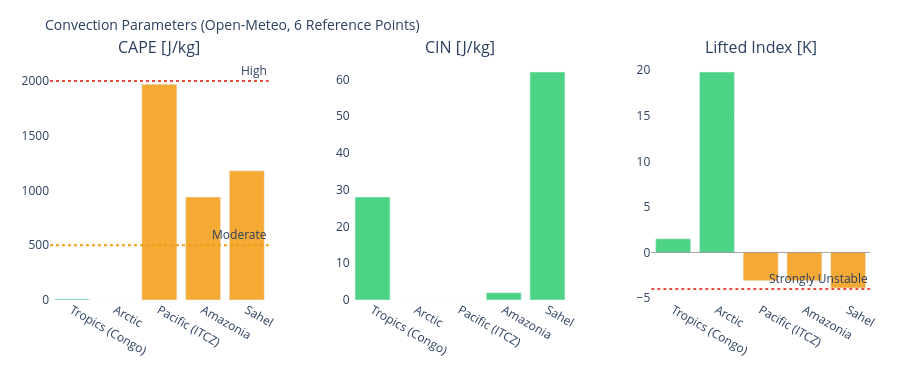

This figure's notebook cell:
### Markdown cell above
---
## 3. Visualizations

### Code cell
# ============================================================
# CAPE / CIN / LIFTED INDEX – Convection potential
# ============================================================

if not df_atm.empty:
    fig = make_subplots(
        rows=1, cols=3,
        subplot_titles=['CAPE [J/kg]', 'CIN [J/kg]', 'Lifted Index [K]'],
        horizontal_spacing=0.1
    )
    pts = df_atm['point'].tolist()
    pt_colors = ['#E85D24','#185FA5','#888780','#378ADD','#639922','#F2A623']

    # CAPE – höher = mehr Gewitterpotential
    cape_vals = df_atm['cape'].fillna(0).tolist()
    cape_colors = ['#e74c3c' if v > 2000 else '#f39c12' if v > 500 else '#2ecc71'
                   for v in cape_vals]
    fig.add_trace(go.Bar(x=pts, y=cape_vals, marker_color=cape_colors,
                         opacity=0.85, showlegend=False), row=1, col=1)
    fig.add_hline(y=2000, line_dash='dot', line_color='#e74c3c',
                  annotation_text='High', row=1, col=1)
    fig.add_hline(y=500,  line_dash='dot', line_color='#f39c12',
                  annotation_text='Moderate', row=1, col=1)

    # CIN – negativer = stärker gedeckelt (weniger Auslöse)
    cin_vals = df_atm['cin'].fillna(0).tolist()
    cin_colors = ['#e74c3c' if v < -200 else '#f39c12' if v < -50 else '#2ecc71'
                  for v in cin_vals]
    fig.add_trace(go.Bar(x=pts, y=cin_vals, marker_color=cin_colors,
                         opacity=0.85, showlegend=False), row=1, col=2)

    # Lifted Index – negativ = instabil
    li_vals = df_atm['li'].fillna(0).tolist()
    li_colors = ['#e74c3c' if v < -4 else '#f39c12' if v < 0 else '#2ecc71'
                 for v in li_vals]
    fig.add_trace(go.Bar(x=pts, y=li_vals, marker_color=li_colors,
                         opacity=0.85, showlegend=False), row=1, col=3)
    fig.add_hline(y=0, line_color='gray', line_width=0.7, row=1, col=3)
    fig.add_hline(y=-4, line_dash='dot', line_color='#e74c3c',
                  annotation_text='Strongly Unstable', row=1, col=3)

    fig.update_layout(
        title=dict(text='Convection Parameters (Open-Meteo, 6 Reference Points)', font=dict(size=14)),
        height=380, plot_bgcolor='rgba(0,0,0,0)', paper_bgcolor='rgba(0,0,0,0)',
        margin=dict(l=50, r=30, t=60, b=80)
    )
    fig.update_xaxes(tickangle=30)
    fig.show()

### Figure 1 — Plotly figure (JSON) as saved in the notebook; plotly's stock layout.template omitted (floating-point values rounded to 4 significant figures)
{"data": [{"marker": {"color": ["#2ecc71", "#2ecc71", "#f39c12", "#f39c12", "#f39c12"]}, "opacity": 0.85, "showlegend": false, "type": "bar", "x": ["Tropics (Congo)", "Arctic", "Pacific (ITCZ)", "Amazonia", "Sahel"], "xaxis": "x", "y": [10.0, 0.0, 1970.0, 940.0, 1180.0], "yaxis": "y"}, {"marker": {"color": ["#2ecc71", "#2ecc71", "#2ecc71", "#2ecc71", "#2ecc71"]}, "opacity": 0.85, "showlegend": false, "type": "bar", "x": ["Tropics (Congo)", "Arctic", "Pacific (ITCZ)", "Amazonia", "Sahel"], "xaxis": "x2", "y": [28.0, 0.0, 0.0, 2.0, 62.0], "yaxis": "y2"}, {"marker": {"color": ["#2ecc71", "#2ecc71", "#f39c12", "#f39c12", "#f39c12"]}, "opacity": 0.85, "showlegend": false, "type": "bar", "x": ["Tropics (Congo)", "Arctic", "Pacific (ITCZ)", "Amazonia", "Sahel"], "xaxis": "x3", "y": [1.5, 19.8, -3.1, -3.1, -3.9], "yaxis": "y3"}], "layout": {"annotations": [{"font": {"size": 16}, "showarrow": false, "text": "CAPE [J/kg]", "x": 0.1333, "xanchor": "center", "xref": "paper", "y": 1.0, "yanchor": "bottom", "yref": "paper"}, {"font": {"size": 16}, "showarrow": false, "text": "CIN [J/kg]", "x": 0.5, "xanchor": "center", "xref": "paper", "y": 1.0, "yanchor": "bottom", "yref": "paper"}, {"font": {"size": 16}, "showarrow": false, "text": "Lifted Index [K]", "x": 0.8667, "xanchor": "center", "xref": "paper", "y": 1.0, "yanchor": "bottom", "yref": "paper"}, {"showarrow": false, "text": "High", "x": 1, "xanchor": "right", "xref": "x domain", "y": 2000, "yanchor": "bottom", "yref": "y"}, {"showarrow": false, "text": "Moderate", "x": 1, "xanchor": "right", "xref": "x domain", "y": 500, "yanchor": "bottom", "yref": "y"}, {"showarrow": false, "text": "Strongly Unstable", "x": 1, "xanchor": "right", "xref": "x3 domain", "y": -4, "yanchor": "bottom", "yref": "y3"}], "height": 380, "margin": {"b": 80, "l": 50, "r": 30, "t": 60}, "paper_bgcolor": "rgba(0,0,0,0)", "plot_bgcolor": "rgba(0,0,0,0)", "shapes": [{"line": {"color": "#e74c3c", "dash": "dot"}, "type": "line", "x0": 0, "x1": 1, "xref": "x domain", "y0": 2000, "y1": 2000, "yref": "y"}, {"line": {"color": "#f39c12", "dash": "dot"}, "type": "line", "x0": 0, "x1": 1, "xref": "x domain", "y0": 500, "y1": 500, "yref": "y"}, {"line": {"color": "gray", "width": 0.7}, "type": "line", "x0": 0, "x1": 1, "xref": "x3 domain", "y0": 0, "y1": 0, "yref": "y3"}, {"line": {"color": "#e74c3c", "dash": "dot"}, "type": "line", "x0": 0, "x1": 1, "xref": "x3 domain", "y0": -4, "y1": -4, "yref": "y3"}], "title": {"font": {"size": 14}, "text": "Convection Parameters (Open-Meteo, 6 Reference Points)"}, "xaxis": {"anchor": "y", "domain": [0.0, 0.2667], "tickangle": 30}, "xaxis2": {"anchor": "y2", "domain": [0.3667, 0.6333], "tickangle": 30}, "xaxis3": {"anchor": "y3", "domain": [0.7333, 1.0], "tickangle": 30}, "yaxis": {"anchor": "x", "domain": [0.0, 1.0]}, "yaxis2": {"anchor": "x2", "domain": [0.0, 1.0]}, "yaxis3": {"anchor": "x3", "domain": [0.0, 1.0]}}}
